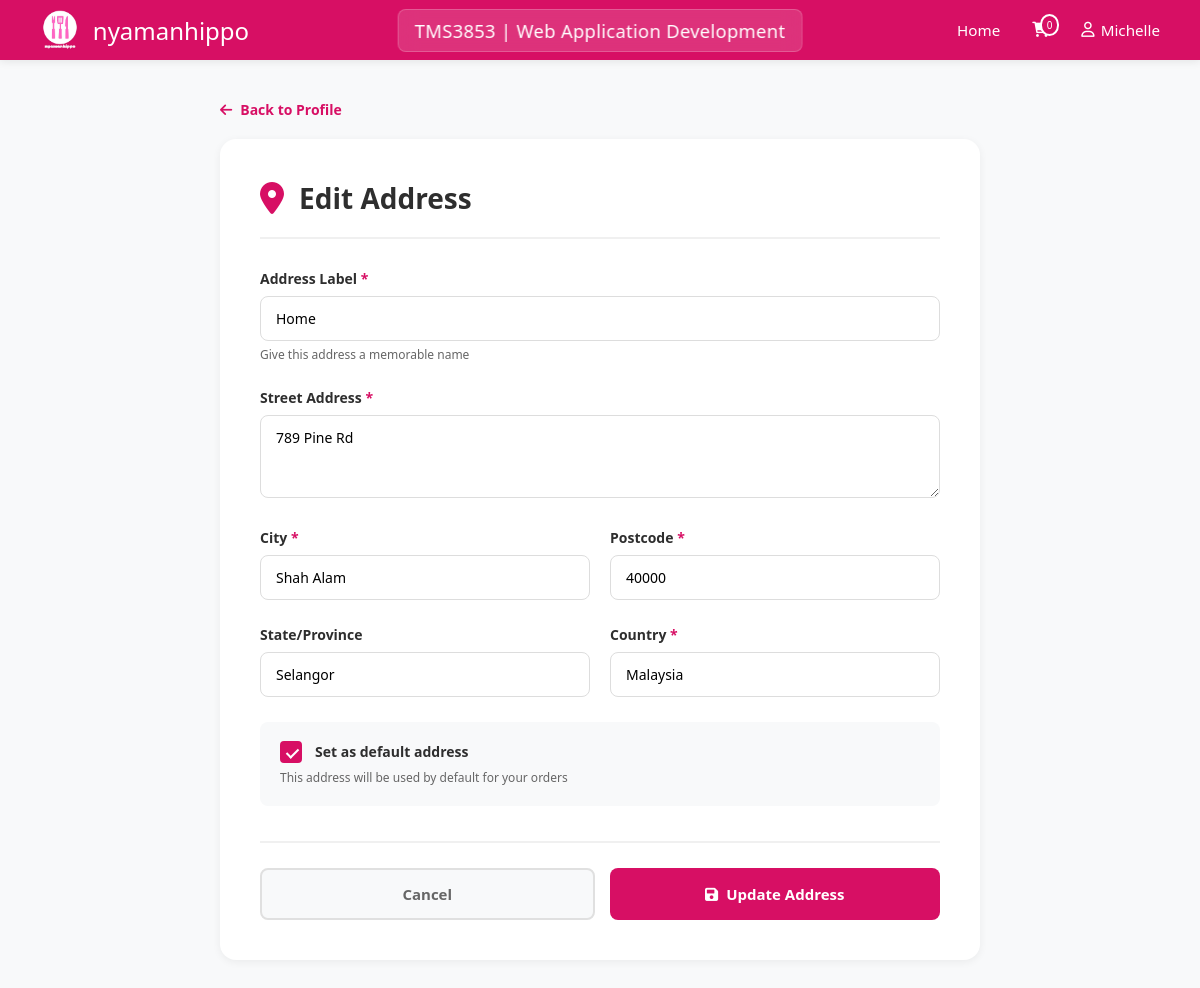
/editAddress.php?id=8 (signed in), run on the app's committed database.
### tables this page shows
CREATE TABLE `user` (
  `User_ID` int(11) NOT NULL,
  `Username` varchar(100) NOT NULL,
  `Name` varchar(60) NOT NULL,
  `Email` varchar(110) NOT NULL,
  `Password` varchar(100) NOT NULL,
  `PhoneNo` varchar(15) NOT NULL,
  `Address` text DEFAULT NULL,
  `Profile_Picture` varchar(255) DEFAULT NULL,
  `Date_Of_Birth` date DEFAULT NULL,
  `Gender` enum('male','female','other','') DEFAULT NULL,
  `Created_At` timestamp NOT NULL DEFAULT current_timestamp(),
  `Updated_At` timestamp NOT NULL DEFAULT current_timestamp() ON UPDATE current_timestamp()
);

CREATE TABLE `address` (
  `Address_ID` int(11) NOT NULL,
  `User_ID` int(11) NOT NULL,
  `Label` varchar(50) NOT NULL,
  `Street` varchar(255) NOT NULL,
  `City` varchar(100) NOT NULL,
  `Postcode` varchar(20) NOT NULL,
  `State` varchar(100) DEFAULT 'Kuala Lumpur',
  `Country` varchar(100) NOT NULL DEFAULT 'Malaysia',
  `Is_Default` tinyint(1) DEFAULT 0,
  `Created_At` timestamp NOT NULL DEFAULT current_timestamp(),
  `Updated_At` timestamp NOT NULL DEFAULT current_timestamp() ON UPDATE current_timestamp()
);

### editAddress.php (the view, shortened to what this page needs)
<?php
$host = 'localhost';
$dbname = 'foodpanda_db';
$username = 'root';
$password = '';
$pdo = null;
$db_error = false;
$editMode = false;
$address = null;
try {
    $pdo = new PDO("mysql:host=$host;dbname=$dbname", $username, $password);
    $pdo->setAttribute(PDO::ATTR_ERRMODE, PDO::ERRMODE_EXCEPTION);
} catch(PDOException $e) {
    error_log("Connection failed: " . $e->getMessage());
    $db_error = true;
}
if (isset($_GET['id']) && $pdo && !$db_error) {
    $editMode = true;
    $addressId = $_GET['id'];
    $userId = $_SESSION['user_id'];
    try {
        $query = "SELECT * FROM address WHERE Address_ID = ? AND User_ID = ?";
        $stmt = $pdo->prepare($query);
        $stmt->execute([$addressId, $userId]);
        $address = $stmt->fetch(PDO::FETCH_ASSOC);
    } catch(PDOException $e) {
        error_log("Address fetch failed: " . $e->getMessage());
        header("Location: userProfile.php");
        exit();
    }
}
$currentUser = null;
if ($pdo && !$db_error) {
    try {
        $userId = $_SESSION['user_id'];
        $userQuery = "SELECT * FROM user WHERE User_ID = ?";
        $userStmt = $pdo->prepare($userQuery);
        $userStmt->execute([$userId]);
        $currentUser = $userStmt->fetch(PDO::FETCH_ASSOC);
    } catch(PDOException $e) {
        error_log("User query failed: " . $e->getMessage());
    }
}
$fullName = $currentUser['Name'] ?? 'User';
$nameParts = explode(' ', $fullName, 2);
$firstName = $nameParts[0] ?? 'User';
?>
<!DOCTYPE html>
<html lang="en">
<head>
    <link rel="stylesheet" href="navbar.css">
    <link rel="stylesheet" href="https://cdnjs.cloudflare.com/ajax/libs/font-awesome/6.0.0/css/all.min.css">
</head>
<body>
    <nav class="navbar">
        <div class="nav-wrapper">
            <div class="logo">
                <img src="foodpanda-logo.jpg" alt="foodpanda" class="logo-img">
                <h1>nyamanhippo</h1>
            </div>
            <div class="nav-links">
                <a href="userIndex.php">Home</a>
                <a href="cart.php" class="cart-icon">
                    <span class="cart-count" id="cart-count">0</span>
                </a>
                <a href="userProfile.php" class="user-profile">
                    <i class="fa-regular fa-user"></i>
                    <span id="userName"><?php echo htmlspecialchars($firstName); ?></span>
                </a>
            </div>
        </div>
    </nav>
    <main class="form-container">
        <button class="back-btn" onclick="window.location.href='userProfile.php'">
            <i class="fa fa-arrow-left"></i> Back to Profile
        </button>
        <div class="form-card">
            <div class="form-header">
                <i class="fa fa-map-marker-alt"></i>
                <h1><?php echo $editMode ? 'Edit Address' : 'Add New Address'; ?></h1>
            </div>
            <form method="POST" action="" id="addressForm">
                <div class="form-group">
                    <label for="label">Address Label <span class="required">*</span></label>
                    <input
                        type="text"
                        id="label"
                        name="label"
                        placeholder="e.g., Home, Office, Apartment"
                        value="<?php echo $editMode ? htmlspecialchars($address['Label']) : ''; ?>"
                        required
                    >
                    <small>Give this address a memorable name</small>
                </div>
                <div class="form-group">
                    <label for="street">Street Address <span class="required">*</span></label>
                    <textarea
                        id="street"
                        name="street"
                        rows="3"
                        placeholder="Enter your street address, building name, floor, unit number"
                        required
                    ><?php echo $editMode ? htmlspecialchars($address['Street']) : ''; ?></textarea>
                </div>
                <div class="form-row">
                    <div class="form-group">
                        <label for="city">City <span class="required">*</span></label>
                        <input
                            type="text"
                            id="city"
                            name="city"
                            placeholder="Enter city"
                            value="<?php echo $editMode ? htmlspecialchars($address['City']) : ''; ?>"
                            required
                        >
                    </div>
                    <div class="form-group">
                        <label for="postcode">Postcode <span class="required">*</span></label>
                        <input
                            type="text"
                            id="postcode"
                            name="postcode"
                            placeholder="Enter postcode"
                            value="<?php echo $editMode ? htmlspecialchars($address['Postcode']) : ''; ?>"
                            required
                        >
                    </div>
                </div>
                <div class="form-row">
                    <div class="form-group">
                        <label for="state">State/Province</label>
                        <input
                            type="text"
                            id="state"
                            name="state"
                            placeholder="Enter state/province"
                            value="<?php echo $editMode ? htmlspecialchars($address['State']) : ''; ?>"
                        >
                    </div>
                    <div class="form-group">
                        <label for="country">Country <span class="required">*</span></label>
                        <input
                            type="text"
                            id="country"
                            name="country"
                            placeholder="Enter country"
                            value="<?php echo $editMode ? htmlspecialchars($address['Country']) : 'Malaysia'; ?>"
                            required
                        >
                    </div>
                </div>
                <div class="form-group checkbox-group">
                    <label class="checkbox-label">
                        <span class="checkmark"></span>
                        Set as default address
                    </label>
                    <small>This address will be used by default for your orders</small>
                </div>
                <div class="form-actions">
                    <button type="button" class="btn-secondary" onclick="window.location.href='userProfile.php'">
                        Cancel
                    </button>
                    <button type="submit" class="btn-primary">
                        <i class="fa fa-save"></i>
                        <?php echo $editMode ? 'Update Address' : 'Save Address'; ?>
                    </button>
                </div>
            </form>
        </div>
    </main>
</body>
</html>

### navbar.css (style rules this page uses)
:root { --primary-color: #d70f64; --secondary-color: #ff2b85; --dark-color: #2e2e2e; --light-color: #f8f9fa; }
* { margin: 0; padding: 0; box-sizing: border-box; }
body { font-family: 'Segoe UI', Tahoma, Geneva, Verdana, sans-serif; }
.navbar { background: var(--primary-color); box-shadow: 0 2px 8px rgba(0,0,0,0.08); position: sticky; top: 0; z-index: 1000; }
.nav-wrapper { max-width: 1200px; margin: 0 auto; display: flex; justify-content: space-between; align-items: center; padding: 0 40px; height: 60px; position: relative; }
.logo { display: flex; align-items: center; gap: 0.8rem; }
.logo-img { height: 40px; width: auto; object-fit: contain; }
.logo h1 { color: white; font-size: 1.5rem; font-weight: 400; margin: 0; }
.nav-wrapper::after { content: "TMS3853 | Web Application Development"; position: absolute; left: 50%; transform: translateX(-50%); padding: 0.5rem 1rem; font-size: 1.15rem; font-weight: 500; color: white; background: rgba(255, 255, 255, 0.15); border-radius: 8px; backdrop-filter: blur(10px); border: 1px solid rgba(255, 255, 255, 0.2); letter-spacing: 0.3px; white-space: nowrap; }
.nav-links { display: flex; gap: 2rem; align-items: center; }
.nav-links a { text-decoration: none; color: white; font-weight: 500; font-size: 0.95rem; transition: opacity 0.3s; border: none; background: none; padding: 0; border-radius: 0; }

### editAddress.php (style rules this page uses)
* { margin: 0; padding: 0; box-sizing: border-box; font-family: 'Segoe UI', Tahoma, Geneva, Verdana, sans-serif; }
body { background-color: #f8f9fa; }
.back-btn { background: transparent; border: none; color: #d70f64; font-size: 14px; font-weight: 600; cursor: pointer; display: flex; align-items: center; gap: 8px; margin-bottom: 20px; padding: 0; }
.cart-count { position: absolute; top: -8px; right: -10px; background: #d70f64; border: 2px solid white; font-size: 10px; padding: 2px 5px; border-radius: 50%; min-width: 18px; text-align: center; }
.cart-icon { position: relative; display: flex; align-items: center; gap: 5px; }
.user-profile { display: flex; align-items: center; gap: 6px; }
.form-container { max-width: 800px; margin: 0 auto; padding: 40px 20px; }
.form-card { background: white; border-radius: 16px; padding: 40px; box-shadow: 0 2px 8px rgba(0,0,0,0.06); }
.form-header { display: flex; align-items: center; gap: 15px; margin-bottom: 30px; padding-bottom: 20px; border-bottom: 2px solid #f0f0f0; }
.form-header i { font-size: 32px; color: #d70f64; }
.form-header h1 { font-size: 28px; color: #2e2e2e; }
.form-group { margin-bottom: 25px; }
.form-row { display: grid; grid-template-columns: 1fr 1fr; gap: 20px; }
label { display: block; font-size: 14px; font-weight: 600; color: #2e2e2e; margin-bottom: 8px; }
.required { color: #d70f64; }
input[type="text"], textarea { width: 100%; padding: 12px 15px; border: 1px solid #ddd; border-radius: 8px; font-size: 14px; transition: all 0.2s; }
textarea { resize: vertical; font-family: inherit; }
small { display: block; margin-top: 5px; font-size: 12px; color: #666; }
.checkbox-group { background: #f8f9fa; padding: 20px; border-radius: 8px; }
.checkbox-label { display: flex; align-items: center; cursor: pointer; font-size: 14px; font-weight: 600; color: #2e2e2e; position: relative; padding-left: 35px; }
.checkmark { position: absolute; left: 0; top: 50%; transform: translateY(-50%); height: 22px; width: 22px; background-color: white; border: 2px solid #ddd; border-radius: 4px; transition: all 0.2s; }
.checkbox-label input:checked ~ .checkmark { background-color: #d70f64; border-color: #d70f64; }
.checkmark:after { content: ""; position: absolute; display: none; left: 7px; top: 3px; width: 5px; height: 10px; border: solid white; border-width: 0 2px 2px 0; transform: rotate(45deg); }
.checkbox-label input:checked ~ .checkmark:after { display: block; }
.form-actions { display: flex; gap: 15px; margin-top: 35px; padding-top: 25px; border-top: 2px solid #f0f0f0; }
.btn-primary, .btn-secondary { flex: 1; padding: 14px 25px; border: none; border-radius: 8px; font-size: 15px; font-weight: 600; cursor: pointer; transition: all 0.2s; display: flex; align-items: center; justify-content: center; gap: 8px; }
.btn-primary { background: #d70f64; color: white; }
.btn-secondary { background: #f8f9fa; color: #666; border: 2px solid #e0e0e0; }

### data on the page
user: Name "Michelle"
address: label "Home", street "789 Pine Rd", city "Shah Alam", postcode "40000", state "Selangor", country "Malaysia"
